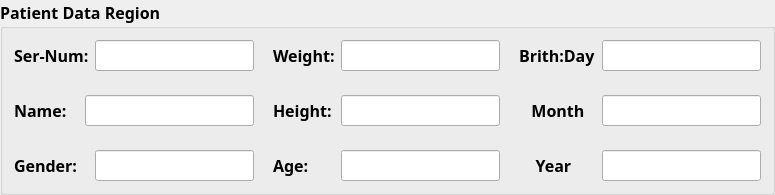
         <widget class="QGroupBox" name="patient_groupBox">
          <property name="sizePolicy">
           <sizepolicy hsizetype="Minimum" vsizetype="Fixed">
            <horstretch>0</horstretch>
            <verstretch>0</verstretch>
           </sizepolicy>
          </property>
          <property name="font">
           <font>
            <family>华文新魏</family>
            <pointsize>12</pointsize>
            <weight>75</weight>
            <bold>true</bold>
           </font>
          </property>
          <property name="title">
           <string>Patient Data Region</string>
          </property>
          <layout class="QGridLayout" name="gridLayout_4">
           <item row="0" column="0">
            <layout class="QHBoxLayout" name="horizontalLayout_25">
             <item>
              <layout class="QVBoxLayout" name="verticalLayout_2">
               <item>
                <layout class="QHBoxLayout" name="horizontalLayout_8">
                 <item>
                  <widget class="QLabel" name="number_label">
                   <property name="font">
                    <font>
                     <family>华文新魏</family>
                     <pointsize>12</pointsize>
                     <weight>75</weight>
                     <bold>true</bold>
                    </font>
                   </property>
                   <property name="text">
                    <string>Ser-Num:</string>
                   </property>
                  </widget>
                 </item>
                 <item>
                  <widget class="QLineEdit" name="number_lineEdit">
                   <property name="sizePolicy">
                    <sizepolicy hsizetype="Fixed" vsizetype="Fixed">
                     <horstretch>0</horstretch>
                     <verstretch>0</verstretch>
                    </sizepolicy>
                   </property>
                  </widget>
                 </item>
                </layout>
               </item>
               <item>
                <spacer name="verticalSpacer">
                 <property name="orientation">
                  <enum>Qt::Vertical</enum>
                 </property>
                 <property name="sizeType">
                  <enum>QSizePolicy::Fixed</enum>
                 </property>
                 <property name="sizeHint" stdset="0">
                  <size>
                   <width>20</width>
                   <height>18</height>
                  </size>
                 </property>
                </spacer>
               </item>
               <item>
                <layout class="QHBoxLayout" name="horizontalLayout_10">
                 <item>
                  <widget class="QLabel" name="name_label">
                   <property name="font">
                    <font>
                     <family>华文新魏</family>
                     <pointsize>12</pointsize>
                     <weight>75</weight>
                     <bold>true</bold>
                    </font>
                   </property>
                   <property name="text">
                    <string>Name:   </string>
                   </property>
                  </widget>
                 </item>
                 <item>
                  <widget class="QLineEdit" name="name_lineEdit">
                   <property name="sizePolicy">
                    <sizepolicy hsizetype="Expanding" vsizetype="Fixed">
                     <horstretch>0</horstretch>
                     <verstretch>0</verstretch>
                    </sizepolicy>
                   </property>
                  </widget>
                 </item>
                </layout>
               </item>
               <item>
                <spacer name="verticalSpacer_3">
                 <property name="orientation">
                  <enum>Qt::Vertical</enum>
                 </property>
                 <property name="sizeType">
                  <enum>QSizePolicy::Fixed</enum>
                 </property>
                 <property name="sizeHint" stdset="0">
                  <size>
                   <width>20</width>
                   <height>18</height>
                  </size>
                 </property>
                </spacer>
               </item>
               <item>
                <layout class="QHBoxLayout" name="horizontalLayout_9">
                 <item>
                  <widget class="QLabel" name="gender_label">
                   <property name="font">
                    <font>
                     <family>华文新魏</family>
                     <pointsize>12</pointsize>
                     <weight>75</weight>
                     <bold>true</bold>
                    </font>
                   </property>
                   <property name="text">
                    <string>Gender:</string>
                   </property>
                  </widget>
                 </item>
                 <item>
                  <widget class="QLineEdit" name="gender_lineEdit">
                   <property name="sizePolicy">
                    <sizepolicy hsizetype="Fixed" vsizetype="Fixed">
                     <horstretch>0</horstretch>
                     <verstretch>0</verstretch>
                    </sizepolicy>
                   </property>
                  </widget>
                 </item>
                </layout>
               </item>
              </layout>
             </item>
             <item>
              <spacer name="horizontalSpacer_25">
               <property name="orientation">
                <enum>Qt::Horizontal</enum>
               </property>
               <property name="sizeType">
                <enum>QSizePolicy::Fixed</enum>
               </property>
               <property name="sizeHint" stdset="0">
                <size>
                 <width>13</width>
                 <height>20</height>
                </size>
               </property>
              </spacer>
             </item>
             <item>
              <layout class="QVBoxLayout" name="verticalLayout_3">
               <item>
                <layout class="QHBoxLayout" name="horizontalLayout_13">
                 <item>
                  <widget class="QLabel" name="weight_label">
                   <property name="font">
                    <font>
                     <family>华文新魏</family>
                     <pointsize>12</pointsize>
                     <weight>75</weight>
                     <bold>true</bold>
                    </font>
                   </property>
                   <property name="text">
                    <string>Weight:</string>
                   </property>
                  </widget>
                 </item>
                 <item>
                  <widget class="QLineEdit" name="weight_lineEdit">
                   <property name="sizePolicy">
                    <sizepolicy hsizetype="Fixed" vsizetype="Fixed">
                     <horstretch>0</horstretch>
                     <verstretch>0</verstretch>
                    </sizepolicy>
                   </property>
                  </widget>
                 </item>
                </layout>
               </item>
               <item>
                <spacer name="verticalSpacer_2">
                 <property name="orientation">
                  <enum>Qt::Vertical</enum>
                 </property>
                 <property name="sizeType">
                  <enum>QSizePolicy::Fixed</enum>
                 </property>
                 <property name="sizeHint" stdset="0">
                  <size>
                   <width>20</width>
                   <height>18</height>
                  </size>
                 </property>
                </spacer>
               </item>
               <item>
                <layout class="QHBoxLayout" name="horizontalLayout_14">
                 <item>
                  <widget class="QLabel" name="height_label">
                   <property name="font">
                    <font>
                     <family>华文新魏</family>
                     <pointsize>12</pointsize>
                     <weight>75</weight>
                     <bold>true</bold>
                    </font>
                   </property>
                   <property name="text">
                    <string>Height:</string>
                   </property>
                  </widget>
                 </item>
                 <item>
                  <widget class="QLineEdit" name="height_lineEdit">
                   <property name="sizePolicy">
                    <sizepolicy hsizetype="Fixed" vsizetype="Fixed">
                     <horstretch>0</horstretch>
                     <verstretch>0</verstretch>
                    </sizepolicy>
                   </property>
                  </widget>
                 </item>
                </layout>
               </item>
               <item>
                <spacer name="verticalSpacer_16">
                 <property name="orientation">
                  <enum>Qt::Vertical</enum>
                 </property>
                 <property name="sizeType">
                  <enum>QSizePolicy::Fixed</enum>
                 </property>
                 <property name="sizeHint" stdset="0">
                  <size>
                   <width>20</width>
                   <height>18</height>
                  </size>
                 </property>
                </spacer>
               </item>
               <item>
                <layout class="QHBoxLayout" name="horizontalLayout_15">
                 <item>
                  <widget class="QLabel" name="age_label">
                   <property name="font">
                    <font>
                     <family>华文新魏</family>
                     <pointsize>12</pointsize>
                     <weight>75</weight>
                     <bold>true</bold>
                    </font>
                   </property>
                   <property name="text">
                    <string>Age:</string>
                   </property>
                  </widget>
                 </item>
                 <item>
                  <widget class="QLineEdit" name="age_lineEdit">
                   <property name="sizePolicy">
                    <sizepolicy hsizetype="Fixed" vsizetype="Fixed">
                     <horstretch>0</horstretch>
                     <verstretch>0</verstretch>
                    </sizepolicy>
                   </property>
                  </widget>
                 </item>
                </layout>
               </item>
              </layout>
             </item>
             <item>
              <spacer name="horizontalSpacer_28">
               <property name="orientation">
                <enum>Qt::Horizontal</enum>
               </property>
               <property name="sizeType">
                <enum>QSizePolicy::Fixed</enum>
               </property>
               <property name="sizeHint" stdset="0">
                <size>
                 <width>13</width>
                 <height>20</height>
                </size>
               </property>
              </spacer>
             </item>
             <item>
              <layout class="QVBoxLayout" name="verticalLayout_9">
               <item>
                <layout class="QHBoxLayout" name="horizontalLayout_2">
                 <item>
                  <widget class="QLabel" name="birth_label_4">
                   <property name="font">
                    <font>
                     <family>华文新魏</family>
                     <pointsize>12</pointsize>
                     <weight>75</weight>
                     <bold>true</bold>
                    </font>
                   </property>
                   <property name="text">
                    <string>Brith:Day</string>
                   </property>
                  </widget>
                 </item>
                 <item>
                  <widget class="QLineEdit" name="day_lineEdit">
                   <property name="sizePolicy">
                    <sizepolicy hsizetype="Fixed" vsizetype="Fixed">
                     <horstretch>0</horstretch>
                     <verstretch>0</verstretch>
                    </sizepolicy>
                   </property>
                  </widget>
                 </item>
                </layout>
               </item>
               <item>
                <spacer name="verticalSpacer_19">
                 <property name="orientation">
                  <enum>Qt::Vertical</enum>
                 </property>
                 <property name="sizeType">
                  <enum>QSizePolicy::Fixed</enum>
                 </property>
                 <property name="sizeHint" stdset="0">
                  <size>
                   <width>20</width>
                   <height>18</height>
                  </size>
                 </property>
                </spacer>
               </item>
               <item>
                <layout class="QHBoxLayout" name="horizontalLayout_6">
                 <item>
                  <widget class="QLabel" name="birth_label_3">
                   <property name="font">
                    <font>
                     <family>华文新魏</family>
                     <pointsize>12</pointsize>
                     <weight>75</weight>
                     <bold>true</bold>
                    </font>
                   </property>
                   <property name="text">
                    <string>   Month</string>
                   </property>
                  </widget>
                 </item>
                 <item>
                  <widget class="QLineEdit" name="month_lineEdit">
                   <property name="sizePolicy">
                    <sizepolicy hsizetype="Fixed" vsizetype="Fixed">
                     <horstretch>0</horstretch>
                     <verstretch>0</verstretch>
                    </sizepolicy>
                   </property>
                  </widget>
                 </item>
                </layout>
               </item>
               <item>
                <spacer name="verticalSpacer_20">
                 <property name="orientation">
                  <enum>Qt::Vertical</enum>
                 </property>
                 <property name="sizeType">
                  <enum>QSizePolicy::Fixed</enum>
                 </property>
                 <property name="sizeHint" stdset="0">
                  <size>
                   <width>20</width>
                   <height>18</height>
                  </size>
                 </property>
                </spacer>
               </item>
               <item>
                <layout class="QHBoxLayout" name="horizontalLayout_7">
                 <item>
                  <widget class="QLabel" name="birth_label_2">
                   <property name="font">
                    <font>
                     <family>华文新魏</family>
                     <pointsize>12</pointsize>
                     <weight>75</weight>
                     <bold>true</bold>
                    </font>
                   </property>
                   <property name="text">
                    <string>    Year</string>
                   </property>
                  </widget>
                 </item>
                 <item>
                  <widget class="QLineEdit" name="year_lineEdit">
                   <property name="sizePolicy">
                    <sizepolicy hsizetype="Fixed" vsizetype="Fixed">
                     <horstretch>0</horstretch>
                     <verstretch>0</verstretch>
                    </sizepolicy>
                   </property>
                  </widget>
                 </item>
                </layout>
               </item>
              </layout>
             </item>
            </layout>
           </item>
          </layout>
          <zorder>layoutWidget_2</zorder>
          <zorder>layoutWidget_3</zorder>
          <zorder>layoutWidget</zorder>
          <zorder>height_label</zorder>
          <zorder>day_lineEdit</zorder>
          <zorder>verticalSpacer_19</zorder>
          <zorder>verticalSpacer_20</zorder>
          <zorder>horizontalSpacer_25</zorder>
          <zorder>horizontalSpacer_28</zorder>
         </widget>
